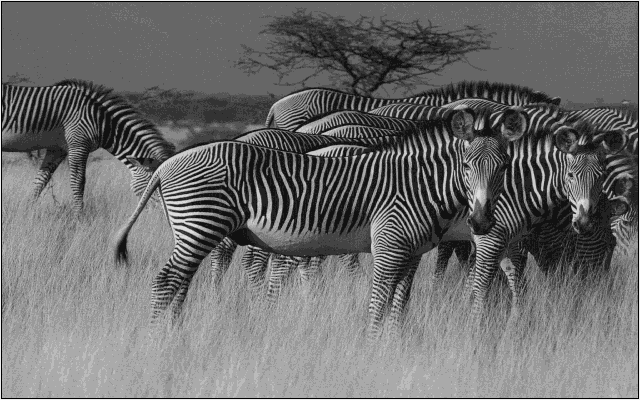
%> input picture Texture/Solutions/zebra_1.tif, 640 x 400 px
$ octave Task_1.m   (GNU Octave 9; MATLAB toolbox functions it lacks are replaced by stand-ins)
%> lines starting %> are read from the running program, lines starting %| are printed output that depends on the picture
img1 = imread('zebra_1.tif');
%> img1 is the input picture: size 400x640 uint8; min 0, max 238, mean 108.9
img2 = imread('zebra_2.tif');
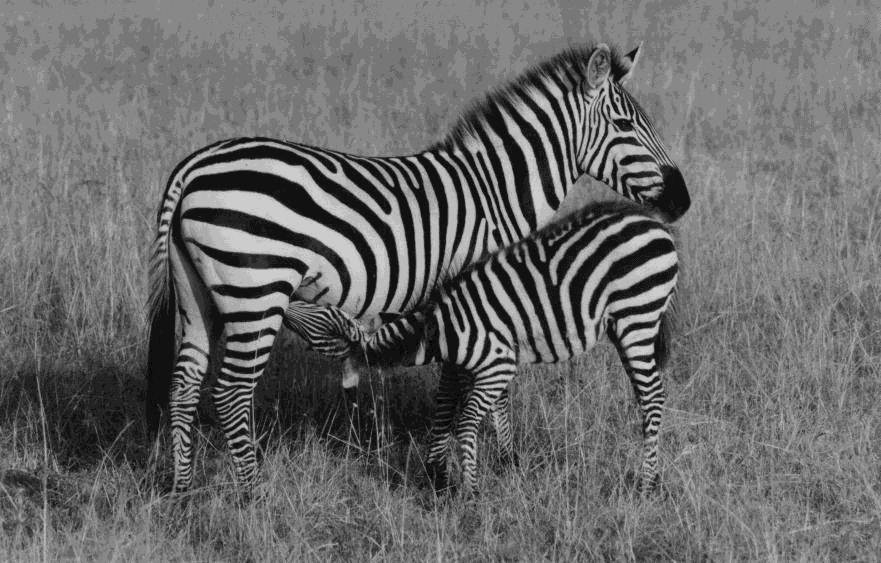
%> input picture Texture/Solutions/zebra_2.tif, 881 x 563 px
%> img2 is the input picture: size 563x881 uint8; min 0, max 204, mean 105.8
img3 = imread('zebra_3.tif');
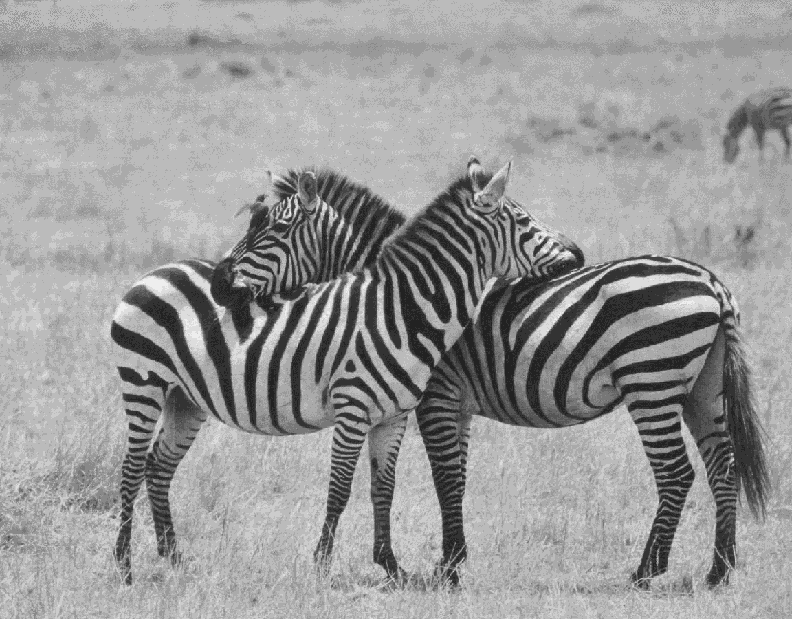
%> input picture Texture/Solutions/zebra_3.tif, 792 x 619 px
%> img3 is the input picture: size 619x792 uint8; min 34, max 255, mean 152.9
img4 = imread('zebra_4.tif');
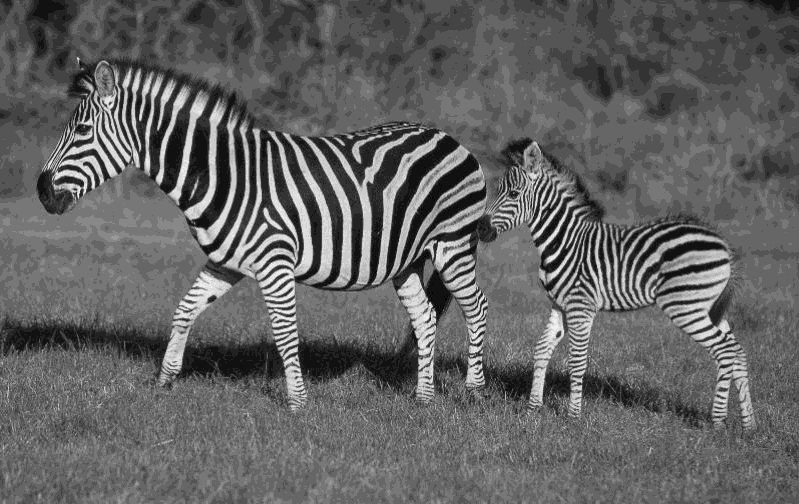
%> input picture Texture/Solutions/zebra_4.tif, 799 x 504 px
%> img4 is the input picture: size 504x799 uint8; min 0, max 238, mean 98.5
img5 = imread('zebra_5.tif');
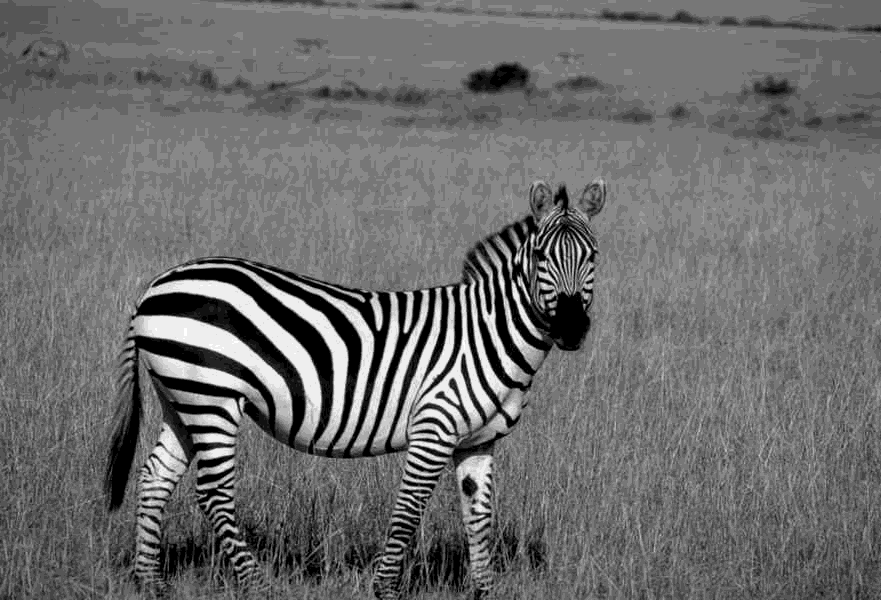
%> input picture Texture/Solutions/zebra_5.tif, 881 x 600 px
%> img5 is the input picture: size 600x881 uint8; min 0, max 255, mean 108.3
img6 = imread('zebra_6.tif');
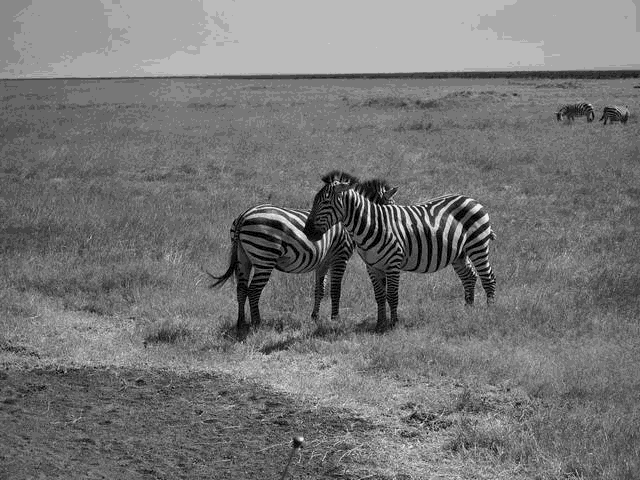
%> input picture Texture/Solutions/zebra_6.tif, 640 x 480 px
%> img6 is the input picture: size 480x640 uint8; min 0, max 238, mean 117.3

%% Task 1
